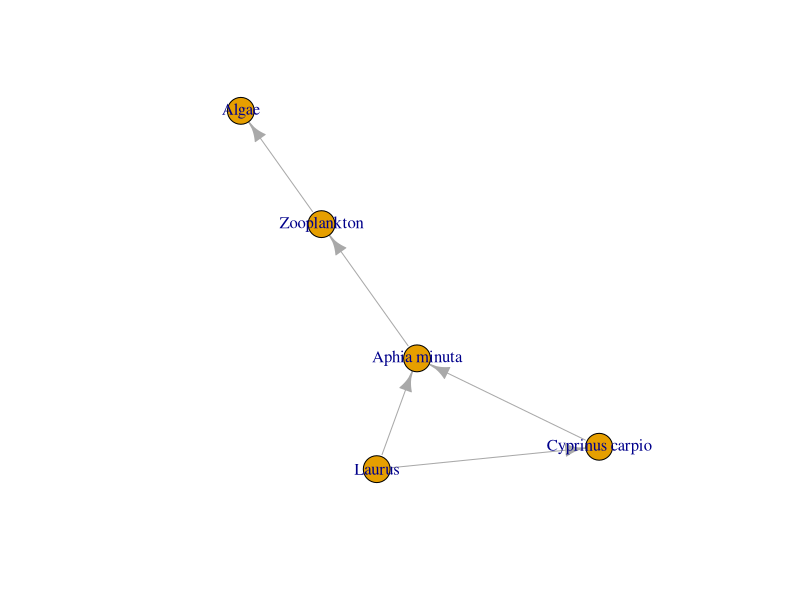
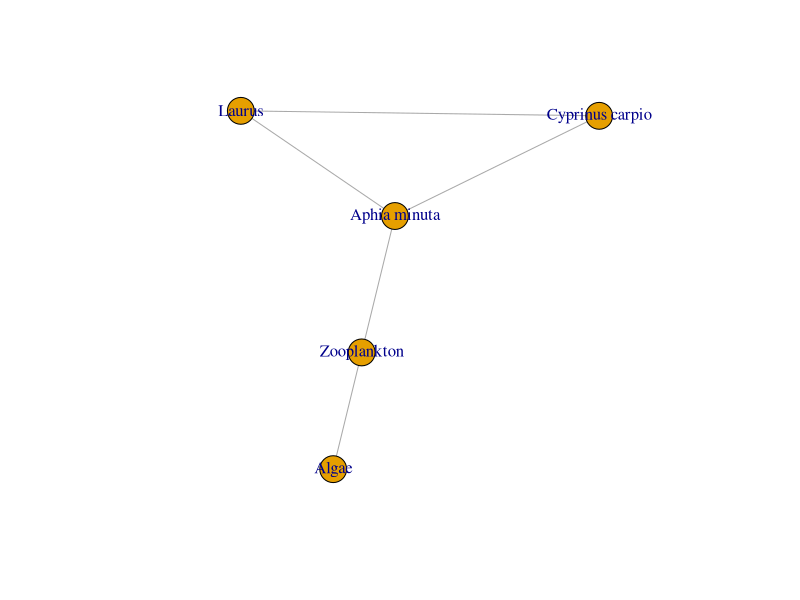
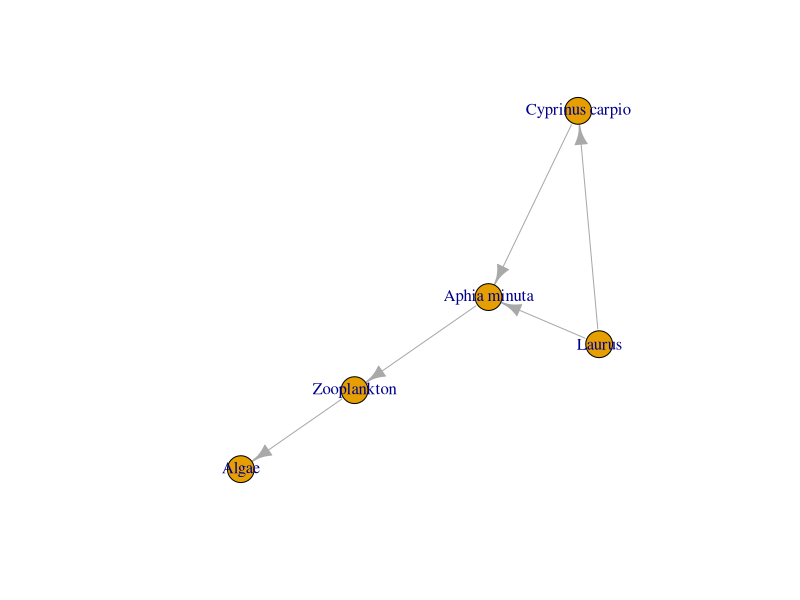

Write the R code that produced these figures, in order.
# code for graph theory in ecology
# code to develop graph from sp as nodes

# install.packages("igraph") 
library(igraph)

# example and after you can change the name of the spiecies
# species <- c("Algae", "Zooplankton", "Small Fish", "Large Fish", "Bird")
# predator <- c("Zooplankton", "Small Fish", "Large Fish", "Bird", "Bird")
# prey <- c("Algae", "Zooplankton", "Small Fish", "Small Fish", "Large Fish")

# THE NOODS
# consider a potential food chain where we start from producer, first consumers untill apical consumers
# creatiing a vector containing five species, which will represent the nodes of the food web.
species <- c("Algae", "Zooplankton", "Aphia minuta", "Cyprinus carpio", "Laurus")

# INTERACTIONS
# subset my arrey in two different componennts: prey and predator
predator <- c("Zooplankton", "Aphia minuta", "Cyprinus carpio", "Laurus", "Laurus")
prey <- c("Algae", "Zooplankton", "Aphia minuta", "Aphia minuta", "Cyprinus carpio")

# create a table dataframe with predators and preys inside
interactions <- data.frame(predator, prey)

# bulding the graph
# function that create graph from dataframe
g <- graph_from_data_frame(interactions, vertices=species) # directed=TRUE is the default
plot(g)

# build the graph without directions
g <- graph_from_data_frame(interactions, vertices=species, directed=FALSE) # in this case removed arrows, directed is the default
plot(g)

# the graph will mantain the same interactions but with different rappresentation
# function seed choose only one of the potential rapp

set.seed(42)
g <- graph_from_data_frame(interactions, vertices=species) # directed=TRUE is the default
plot(g)

# the graph maintains the same nodes and interactions, but their spatial arrangement can change
# the set.seed() function makes the random layout reproducible, so the same representation can be obtained again
